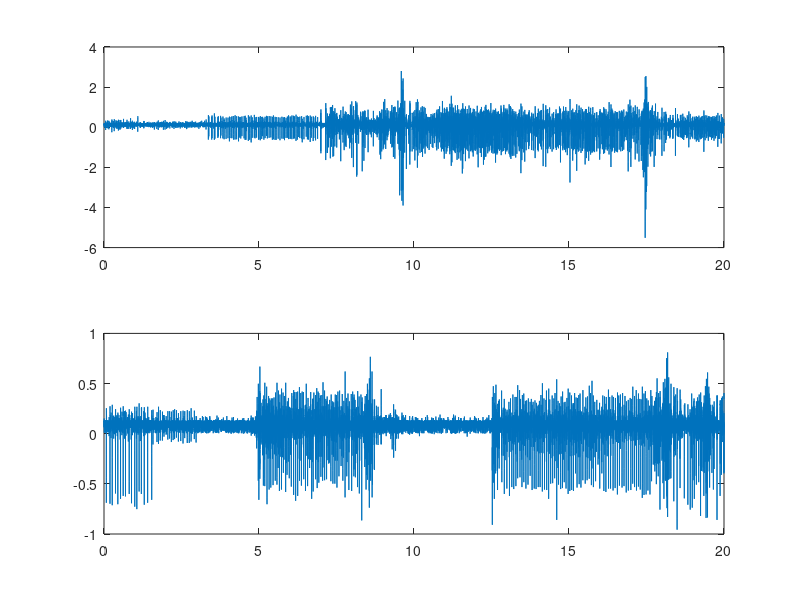

Reproduce this figure in MATLAB. (Note: this script raises an error after producing the figure.)


%% Load data
v1 = csvread('data//data.csv');
v2 = v1(:,2);
v1 = v1(:,1);
t = [0:1/2000:20];
subplot(2,1,1);
plot(t,v1);
subplot(2,1,2);
plot(t,v2);

%% Filter
v = v1;
Fs = 2000;
L = 40001;
w1 = 200;
w2 = 450;
v = fftbpf(v, Fs, L , w1, w2);
clf;

fftfig(v, Fs, L);
plot(t,v);
